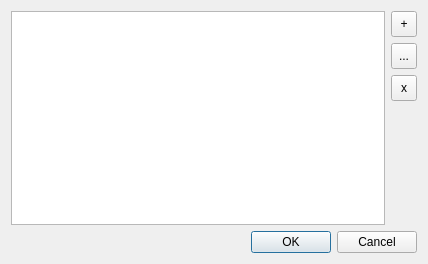
<?xml version="1.0" encoding="UTF-8"?>
<ui version="4.0">
 <class>DirSelectorDialog</class>
 <widget class="QDialog" name="DirSelectorDialog">
  <property name="geometry">
   <rect>
    <x>0</x>
    <y>0</y>
    <width>428</width>
    <height>264</height>
   </rect>
  </property>
  <property name="windowTitle">
   <string>Select Directory</string>
  </property>
  <layout class="QGridLayout" name="gridLayout">
   <item row="0" column="0">
    <layout class="QHBoxLayout" name="horizontalLayout">
     <item>
      <widget class="QListWidget" name="dirListWidget">
       <property name="sizePolicy">
        <sizepolicy hsizetype="MinimumExpanding" vsizetype="MinimumExpanding">
         <horstretch>0</horstretch>
         <verstretch>0</verstretch>
        </sizepolicy>
       </property>
       <property name="focusPolicy">
        <enum>Qt::StrongFocus</enum>
       </property>
      </widget>
     </item>
     <item>
      <layout class="QVBoxLayout" name="dirButtonsLayout">
       <item>
        <widget class="QToolButton" name="addDirButton">
         <property name="minimumSize">
          <size>
           <width>26</width>
           <height>26</height>
          </size>
         </property>
         <property name="text">
          <string>+</string>
         </property>
        </widget>
       </item>
       <item>
        <widget class="QToolButton" name="editDirButton">
         <property name="minimumSize">
          <size>
           <width>26</width>
           <height>26</height>
          </size>
         </property>
         <property name="text">
          <string>...</string>
         </property>
        </widget>
       </item>
       <item>
        <widget class="QToolButton" name="deleteButton">
         <property name="minimumSize">
          <size>
           <width>26</width>
           <height>26</height>
          </size>
         </property>
         <property name="text">
          <string>x</string>
         </property>
        </widget>
       </item>
       <item>
        <spacer name="verticalSpacer">
         <property name="orientation">
          <enum>Qt::Vertical</enum>
         </property>
         <property name="sizeHint" stdset="0">
          <size>
           <width>20</width>
           <height>40</height>
          </size>
         </property>
        </spacer>
       </item>
      </layout>
     </item>
    </layout>
   </item>
   <item row="1" column="0">
    <widget class="QDialogButtonBox" name="buttonBox">
     <property name="orientation">
      <enum>Qt::Horizontal</enum>
     </property>
     <property name="standardButtons">
      <set>QDialogButtonBox::Cancel|QDialogButtonBox::Ok</set>
     </property>
    </widget>
   </item>
  </layout>
 </widget>
 <resources/>
 <connections>
  <connection>
   <sender>buttonBox</sender>
   <signal>accepted()</signal>
   <receiver>DirSelectorDialog</receiver>
   <slot>accept()</slot>
   <hints>
    <hint type="sourcelabel">
     <x>248</x>
     <y>254</y>
    </hint>
    <hint type="destinationlabel">
     <x>157</x>
     <y>274</y>
    </hint>
   </hints>
  </connection>
  <connection>
   <sender>buttonBox</sender>
   <signal>rejected()</signal>
   <receiver>DirSelectorDialog</receiver>
   <slot>reject()</slot>
   <hints>
    <hint type="sourcelabel">
     <x>316</x>
     <y>260</y>
    </hint>
    <hint type="destinationlabel">
     <x>286</x>
     <y>274</y>
    </hint>
   </hints>
  </connection>
 </connections>
</ui>
